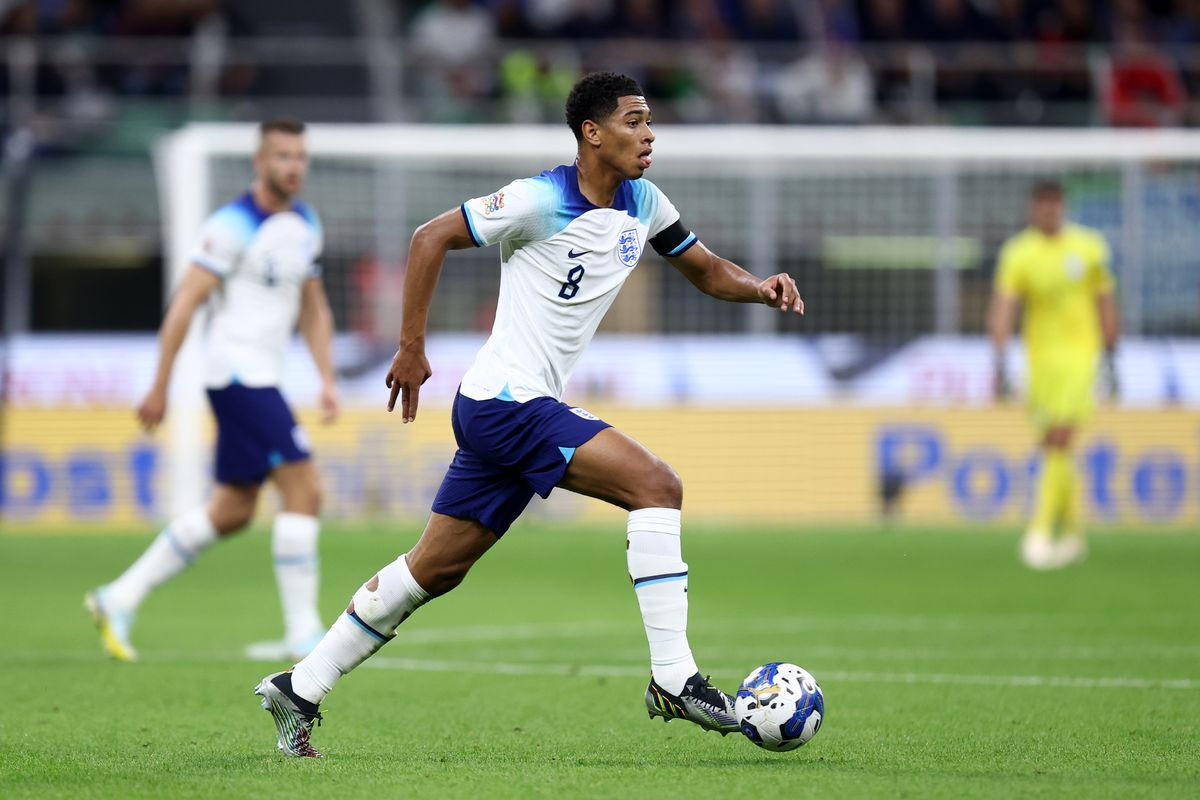
#> input picture EXPERIMENT 02/bellingam.jpg, 1200 x 800 px, found by its file name
$ python thresholding_demo.py
#> lines starting #> are read from the running program, lines starting #| are printed output that depends on the picture; after the words box and inside, x2 and y2 are one past the last pixel; in counts of white or black regions, pixels touching at a corner belong together
import cv2
import numpy as np
import matplotlib.pyplot as plt

img = cv2.imread('EXPERIMENT 02/bellingam.jpg', 0)
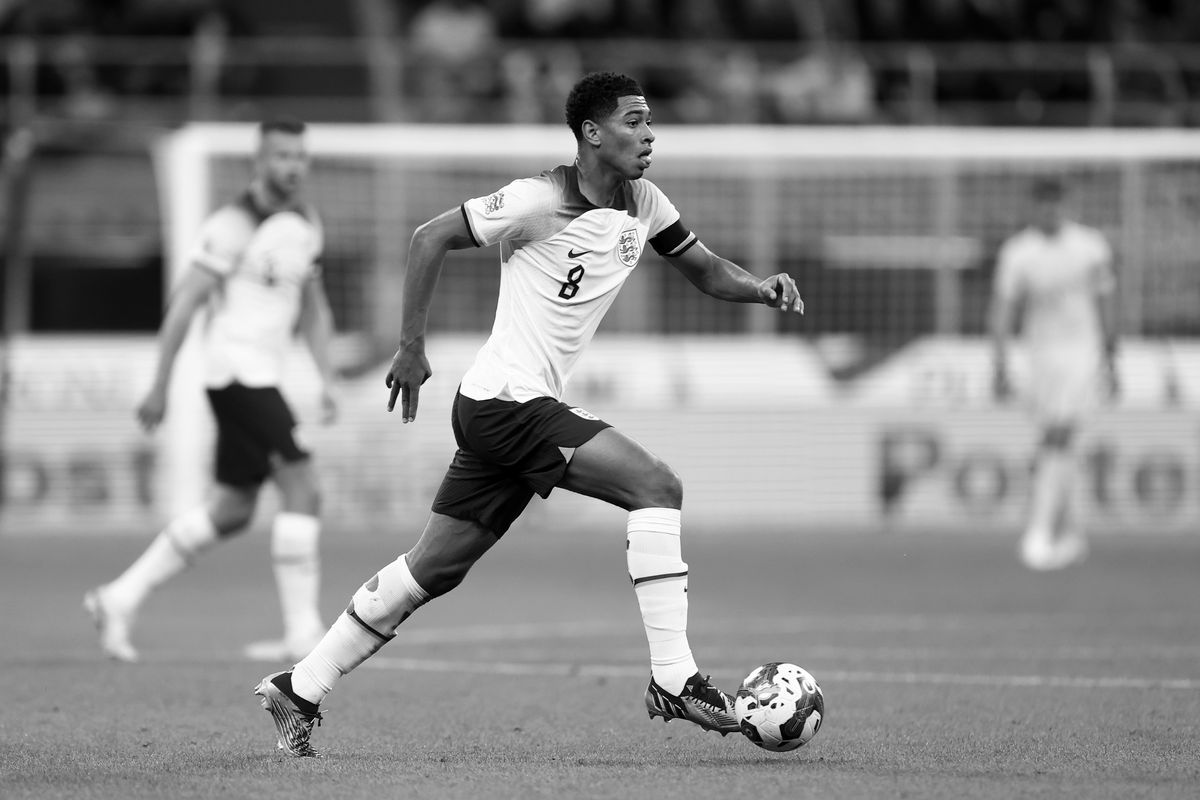
#> img: shape (800, 1200); min 0, max 255, mean 135.3
img = cv2.resize(img, (400, 300))
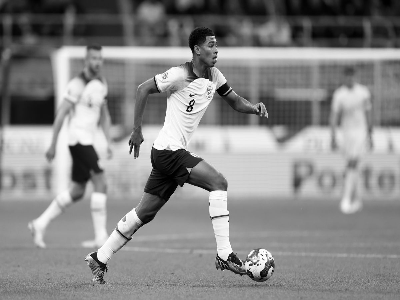
#> img: shape (300, 400); min 0, max 255, mean 135.3

ret, thresh1 = cv2.threshold(img,127,255,cv2.THRESH_BINARY)
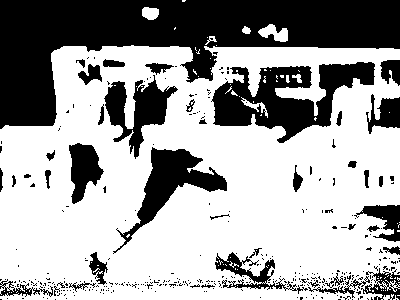
#> thresh1: shape (300, 400); 63.8% white; 346 black regions (305 under 20 px), largest, box (x1, y1, x2, y2) and area: (0, 0, 400, 129) 23305, (211, 62, 375, 143) 6289, (113, 147, 227, 254) 3130
ret, thresh2 = cv2.threshold(img,127,255,cv2.THRESH_BINARY_INV)
ret, thresh3 = cv2.threshold(img,127,255,cv2.THRESH_TRUNC)
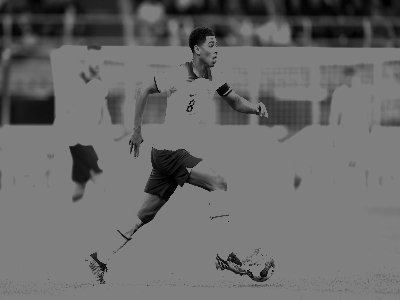
#> thresh3: shape (300, 400); min 0, max 127, mean 106.6
ret, thresh4 = cv2.threshold(img,127,255,cv2.THRESH_TOZERO)
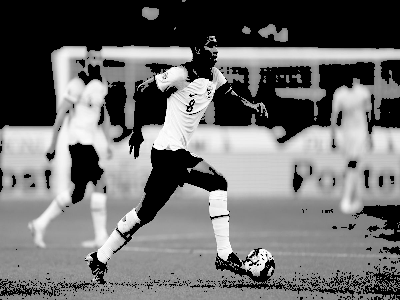
#> thresh4: shape (300, 400); min 0, max 255, mean 109.8
ret, thresh5 = cv2.threshold(img,127,255,cv2.THRESH_TOZERO_INV)
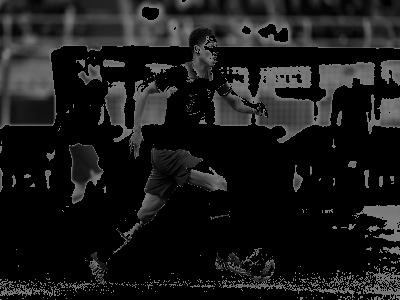
#> thresh5: shape (300, 400); min 0, max 127, mean 25.6


plt.subplot(2, 3, 1)
plt.imshow(img, cmap='gray')
plt.title('Original')

plt.subplot(2, 3, 2)
plt.imshow(thresh1, cmap='gray')
plt.title('thresh1')

plt.subplot(2, 3, 3)
plt.imshow(thresh2, cmap='gray')
plt.title('thresh2')

plt.subplot(2, 3, 4)
plt.imshow(thresh3, cmap='gray')
plt.title('thresh3')

plt.subplot(2, 3, 5)
plt.imshow(thresh4, cmap='gray')
plt.title('thresh4')

plt.subplot(2, 3, 6)
plt.imshow(thresh5, cmap='gray')
plt.title('thresh5')

plt.show()

$ run again, with EXPERIMENT 02/n2.png saved as EXPERIMENT 02/bellingam.jpg
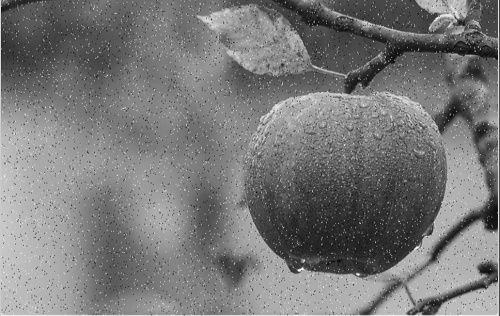
#> input picture EXPERIMENT 02/n2.png, 500 x 316 px, found by its file name
#> img is the input picture: shape (316, 500); min 5, max 255, mean 120.8
#> img: shape (300, 400)
#> `ret, thresh1 = cv2.threshold(img,127,255,cv2.THRESH_BINARY)`:
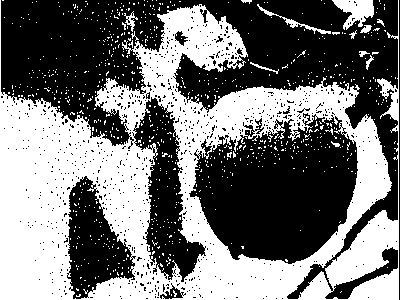
#> thresh1: shape (300, 400); 45.8% white; 834 white regions (821 under 20 px), largest, box (x1, y1, x2, y2) and area: (0, 0, 399, 300) 51733, (332, 0, 374, 30) 690, (257, 4, 331, 34) 242
#> `ret, thresh5 = cv2.threshold(img,127,255,cv2.THRESH_TOZERO_INV)`:
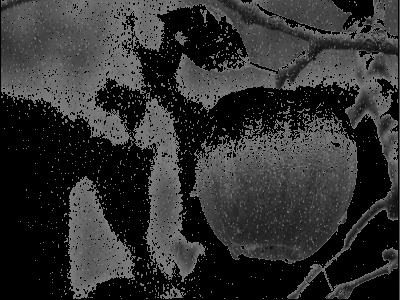
#> thresh5: shape (300, 400); min 0, max 127, mean 48.2
